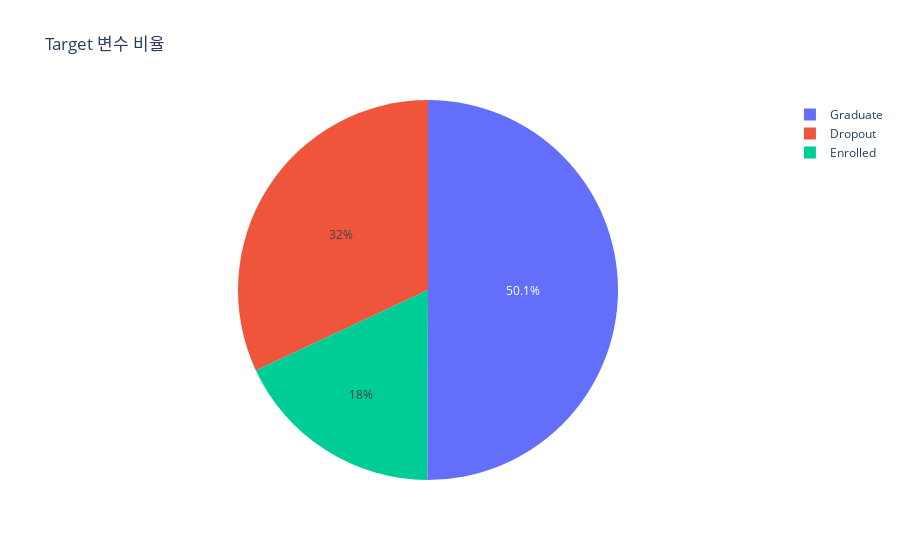

The code cell stored with this chart in its notebook:
### Code cell
px.pie(data_frame=Target, values='count', names='Target', title='Target 변수 비율')
# values = 값
# names = 범주

### Figure 1 — Plotly figure (JSON) as saved in the notebook; plotly's stock layout.template omitted (floating-point values rounded to 4 significant figures)
{"data": [{"domain": {"x": [0, 1], "y": [0, 1]}, "hovertemplate": "Target=%{label}<br>count=%{value}<extra></extra>", "labels": ["Graduate", "Dropout", "Enrolled"], "legendgroup": "", "name": "", "showlegend": true, "type": "pie", "values": [2201, 1405, 791]}], "layout": {"legend": {"tracegroupgap": 0}, "title": {"text": "Target 변수 비율"}}}
